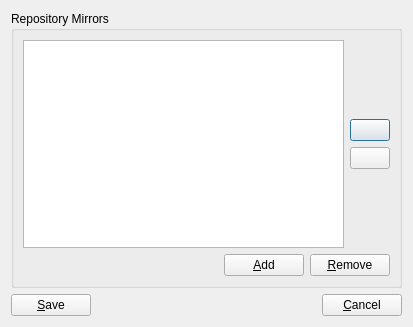
<?xml version="1.0" encoding="UTF-8"?>
<ui version="4.0">
 <class>softwareConfigWidget</class>
 <widget class="QDialog" name="softwareConfigWidget">
  <property name="geometry">
   <rect>
    <x>0</x>
    <y>0</y>
    <width>413</width>
    <height>327</height>
   </rect>
  </property>
  <property name="windowTitle">
   <string>Repository Configuration</string>
  </property>
  <property name="windowIcon">
   <iconset resource="SoftwareManager.qrc">
    <normaloff>:/preferences-system.png</normaloff>:/preferences-system.png</iconset>
  </property>
  <layout class="QGridLayout" name="gridLayout_2">
   <item row="0" column="0">
    <widget class="QGroupBox" name="groupBox">
     <property name="title">
      <string>Repository Mirrors</string>
     </property>
     <layout class="QGridLayout" name="gridLayout">
      <item row="0" column="0">
       <widget class="QListWidget" name="listRepos"/>
      </item>
      <item row="0" column="1">
       <layout class="QVBoxLayout" name="verticalLayout">
        <item>
         <spacer name="verticalSpacer_2">
          <property name="orientation">
           <enum>Qt::Vertical</enum>
          </property>
          <property name="sizeHint" stdset="0">
           <size>
            <width>20</width>
            <height>40</height>
           </size>
          </property>
         </spacer>
        </item>
        <item>
         <widget class="QPushButton" name="pushRepoUp">
          <property name="text">
           <string/>
          </property>
          <property name="icon">
           <iconset resource="SoftwareManager.qrc">
            <normaloff>:/arrow-up.png</normaloff>:/arrow-up.png</iconset>
          </property>
         </widget>
        </item>
        <item>
         <widget class="QPushButton" name="pushRepoDown">
          <property name="text">
           <string/>
          </property>
          <property name="icon">
           <iconset resource="SoftwareManager.qrc">
            <normaloff>:/arrow-down.png</normaloff>:/arrow-down.png</iconset>
          </property>
         </widget>
        </item>
        <item>
         <spacer name="verticalSpacer">
          <property name="orientation">
           <enum>Qt::Vertical</enum>
          </property>
          <property name="sizeHint" stdset="0">
           <size>
            <width>20</width>
            <height>40</height>
           </size>
          </property>
         </spacer>
        </item>
       </layout>
      </item>
      <item row="1" column="0" colspan="2">
       <layout class="QHBoxLayout" name="horizontalLayout_2">
        <item>
         <spacer name="horizontalSpacer_2">
          <property name="orientation">
           <enum>Qt::Horizontal</enum>
          </property>
          <property name="sizeHint" stdset="0">
           <size>
            <width>40</width>
            <height>20</height>
           </size>
          </property>
         </spacer>
        </item>
        <item>
         <widget class="QPushButton" name="pushAddRepo">
          <property name="text">
           <string>&amp;Add</string>
          </property>
          <property name="icon">
           <iconset resource="SoftwareManager.qrc">
            <normaloff>:/add.png</normaloff>:/add.png</iconset>
          </property>
         </widget>
        </item>
        <item>
         <widget class="QPushButton" name="pushDelRepo">
          <property name="text">
           <string>&amp;Remove</string>
          </property>
          <property name="icon">
           <iconset resource="SoftwareManager.qrc">
            <normaloff>:/remove.png</normaloff>:/remove.png</iconset>
          </property>
         </widget>
        </item>
       </layout>
      </item>
     </layout>
    </widget>
   </item>
   <item row="1" column="0">
    <layout class="QHBoxLayout" name="horizontalLayout">
     <item>
      <widget class="QPushButton" name="pushSave">
       <property name="text">
        <string>&amp;Save</string>
       </property>
       <property name="icon">
        <iconset resource="SoftwareManager.qrc">
         <normaloff>:/preferences-system.png</normaloff>:/preferences-system.png</iconset>
       </property>
      </widget>
     </item>
     <item>
      <spacer name="horizontalSpacer">
       <property name="orientation">
        <enum>Qt::Horizontal</enum>
       </property>
       <property name="sizeHint" stdset="0">
        <size>
         <width>40</width>
         <height>20</height>
        </size>
       </property>
      </spacer>
     </item>
     <item>
      <widget class="QPushButton" name="pushCancel">
       <property name="text">
        <string>&amp;Cancel</string>
       </property>
       <property name="icon">
        <iconset resource="SoftwareManager.qrc">
         <normaloff>:/dialog-cancel.png</normaloff>:/dialog-cancel.png</iconset>
       </property>
      </widget>
     </item>
    </layout>
   </item>
  </layout>
 </widget>
 <resources>
  <include location="SoftwareManager.qrc"/>
 </resources>
 <connections/>
</ui>
